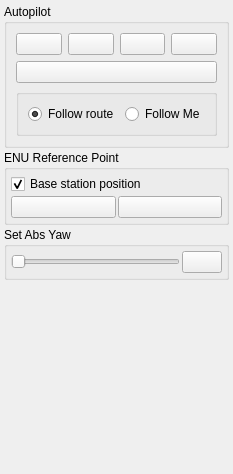
              <widget class="QWidget" name="tab_6">
               <attribute name="icon">
                <iconset resource="resources.qrc">
                 <normaloff>:/models/Icons/Sedan-96.png</normaloff>:/models/Icons/Sedan-96.png</iconset>
               </attribute>
               <attribute name="title">
                <string/>
               </attribute>
               <attribute name="toolTip">
                <string>Car control</string>
               </attribute>
               <layout class="QVBoxLayout" name="verticalLayout_8">
                <property name="spacing">
                 <number>2</number>
                </property>
                <property name="leftMargin">
                 <number>4</number>
                </property>
                <property name="topMargin">
                 <number>4</number>
                </property>
                <property name="rightMargin">
                 <number>4</number>
                </property>
                <property name="bottomMargin">
                 <number>4</number>
                </property>
                <item>
                 <widget class="QGroupBox" name="groupBox_23">
                  <property name="title">
                   <string>Autopilot</string>
                  </property>
                  <layout class="QVBoxLayout" name="verticalLayout_33">
                   <property name="rightMargin">
                    <number>9</number>
                   </property>
                   <item>
                    <layout class="QHBoxLayout" name="horizontalLayout_20">
                     <item>
                      <widget class="QPushButton" name="AutopilotRestartPushButton">
                       <property name="toolTip">
                        <string>Reset &amp; Start</string>
                       </property>
                       <property name="text">
                        <string/>
                       </property>
                       <property name="icon">
                        <iconset resource="resources.qrc">
                         <normaloff>:/models/Icons/Restart-96.png</normaloff>:/models/Icons/Restart-96.png</iconset>
                       </property>
                      </widget>
                     </item>
                     <item>
                      <widget class="QPushButton" name="AutopilotStartPushButton">
                       <property name="toolTip">
                        <string>Start</string>
                       </property>
                       <property name="text">
                        <string/>
                       </property>
                       <property name="icon">
                        <iconset resource="resources.qrc">
                         <normaloff>:/models/Icons/Play-96.png</normaloff>:/models/Icons/Play-96.png</iconset>
                       </property>
                      </widget>
                     </item>
                     <item>
                      <widget class="QPushButton" name="AutopilotPausePushButton">
                       <property name="toolTip">
                        <string>Pause (keep state)</string>
                       </property>
                       <property name="text">
                        <string/>
                       </property>
                       <property name="icon">
                        <iconset resource="resources.qrc">
                         <normaloff>:/models/Icons/Pause-96.png</normaloff>:/models/Icons/Pause-96.png</iconset>
                       </property>
                      </widget>
                     </item>
                     <item>
                      <widget class="QPushButton" name="AutopilotStopPushButton">
                       <property name="toolTip">
                        <string>Stop (reset state)</string>
                       </property>
                       <property name="text">
                        <string/>
                       </property>
                       <property name="icon">
                        <iconset resource="resources.qrc">
                         <normaloff>:/models/Icons/Stop-96.png</normaloff>:/models/Icons/Stop-96.png</iconset>
                       </property>
                      </widget>
                     </item>
                    </layout>
                   </item>
                   <item>
                    <widget class="QPushButton" name="AutopilotConfigurePushButton">
                     <property name="toolTip">
                      <string>Settings</string>
                     </property>
                     <property name="text">
                      <string/>
                     </property>
                     <property name="icon">
                      <iconset>
                       <normaloff>Icons/Settings-96.png</normaloff>Icons/Settings-96.png</iconset>
                     </property>
                    </widget>
                   </item>
                   <item>
                    <widget class="QGroupBox" name="ap_modes">
                     <property name="title">
                      <string/>
                     </property>
                     <layout class="QHBoxLayout" name="horizontalLayout_19">
                      <item>
                       <widget class="QRadioButton" name="radioButton_followRoute">
                        <property name="text">
                         <string>Follow route</string>
                        </property>
                        <property name="checked">
                         <bool>true</bool>
                        </property>
                       </widget>
                      </item>
                      <item>
                       <widget class="QRadioButton" name="radioButton_followMe">
                        <property name="text">
                         <string>Follow Me</string>
                        </property>
                       </widget>
                      </item>
                     </layout>
                    </widget>
                   </item>
                  </layout>
                 </widget>
                </item>
                <item>
                 <widget class="QGroupBox" name="groupBox_7">
                  <property name="title">
                   <string>ENU Reference Point</string>
                  </property>
                  <layout class="QGridLayout" name="gridLayout_7">
                   <property name="leftMargin">
                    <number>4</number>
                   </property>
                   <property name="topMargin">
                    <number>4</number>
                   </property>
                   <property name="rightMargin">
                    <number>4</number>
                   </property>
                   <property name="bottomMargin">
                    <number>4</number>
                   </property>
                   <property name="spacing">
                    <number>2</number>
                   </property>
                   <item row="3" column="0">
                    <widget class="QPushButton" name="mapGetEnuButton">
                     <property name="toolTip">
                      <string>Get enu reference point from car and use it</string>
                     </property>
                     <property name="text">
                      <string/>
                     </property>
                     <property name="icon">
                      <iconset resource="resources.qrc">
                       <normaloff>:/models/Icons/Upload-96.png</normaloff>:/models/Icons/Upload-96.png</iconset>
                     </property>
                    </widget>
                   </item>
                   <item row="3" column="1">
                    <widget class="QPushButton" name="mapSetEnuButton">
                     <property name="toolTip">
                      <string>Set current ENU reference point</string>
                     </property>
                     <property name="text">
                      <string/>
                     </property>
                     <property name="icon">
                      <iconset resource="resources.qrc">
                       <normaloff>:/models/Icons/Download-96.png</normaloff>:/models/Icons/Download-96.png</iconset>
                     </property>
                    </widget>
                   </item>
                   <item row="2" column="0" colspan="2">
                    <widget class="QCheckBox" name="mapEnuBaseBox">
                     <property name="toolTip">
                      <string>Use base station position from RTCM as ENU reference</string>
                     </property>
                     <property name="text">
                      <string>Base station position</string>
                     </property>
                     <property name="checked">
                      <bool>true</bool>
                     </property>
                    </widget>
                   </item>
                  </layout>
                 </widget>
                </item>
                <item>
                 <widget class="QGroupBox" name="groupBox_10">
                  <property name="title">
                   <string>Set Abs Yaw</string>
                  </property>
                  <layout class="QHBoxLayout" name="horizontalLayout_8">
                   <property name="spacing">
                    <number>2</number>
                   </property>
                   <property name="leftMargin">
                    <number>4</number>
                   </property>
                   <property name="topMargin">
                    <number>4</number>
                   </property>
                   <property name="rightMargin">
                    <number>4</number>
                   </property>
                   <property name="bottomMargin">
                    <number>4</number>
                   </property>
                   <item>
                    <widget class="QSlider" name="mapAbsYawSlider">
                     <property name="maximum">
                      <number>360</number>
                     </property>
                     <property name="orientation">
                      <enum>Qt::Horizontal</enum>
                     </property>
                     <property name="tickPosition">
                      <enum>QSlider::NoTicks</enum>
                     </property>
                    </widget>
                   </item>
                   <item>
                    <widget class="QPushButton" name="mapSetAbsYawButton">
                     <property name="sizePolicy">
                      <sizepolicy hsizetype="Fixed" vsizetype="Fixed">
                       <horstretch>0</horstretch>
                       <verstretch>0</verstretch>
                      </sizepolicy>
                     </property>
                     <property name="statusTip">
                      <string>Set</string>
                     </property>
                     <property name="text">
                      <string/>
                     </property>
                     <property name="icon">
                      <iconset resource="resources.qrc">
                       <normaloff>:/models/Icons/Download-96.png</normaloff>:/models/Icons/Download-96.png</iconset>
                     </property>
                    </widget>
                   </item>
                  </layout>
                 </widget>
                </item>
                <item>
                 <spacer name="verticalSpacer_2">
                  <property name="orientation">
                   <enum>Qt::Vertical</enum>
                  </property>
                  <property name="sizeHint" stdset="0">
                   <size>
                    <width>20</width>
                    <height>190</height>
                   </size>
                  </property>
                 </spacer>
                </item>
               </layout>
              </widget>
